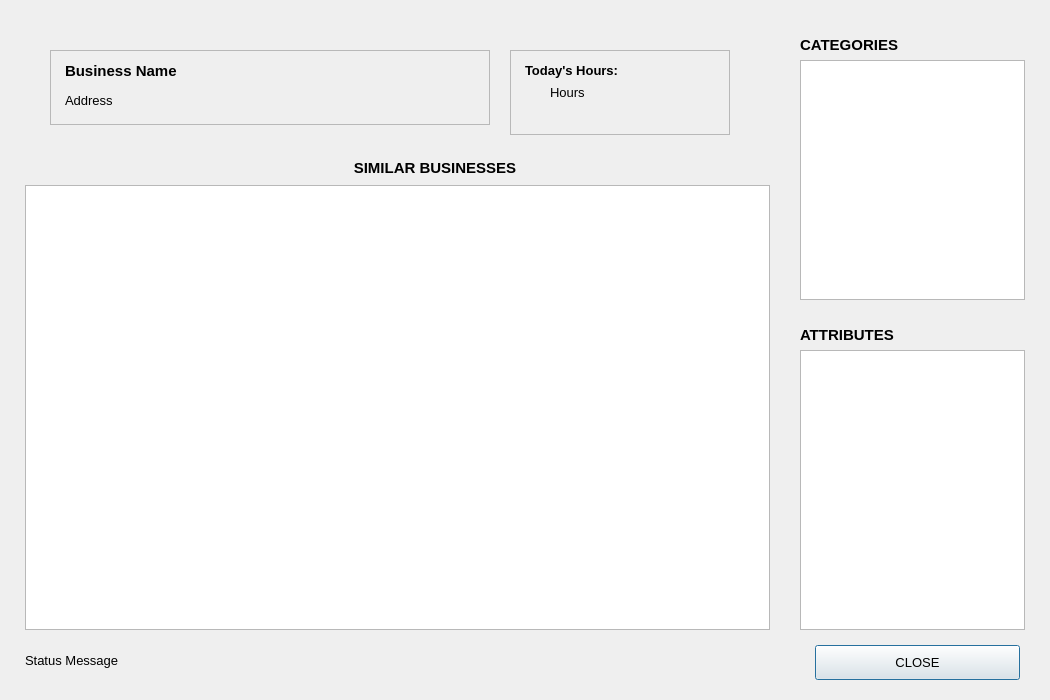
<?xml version="1.0" encoding="UTF-8"?>
<ui version="4.0">
 <class>BusinessDetails</class>
 <widget class="QDialog" name="BusinessDetails">
  <property name="geometry">
   <rect>
    <x>0</x>
    <y>0</y>
    <width>1050</width>
    <height>700</height>
   </rect>
  </property>
  <property name="windowTitle">
   <string>Business Details</string>
  </property>
  <widget class="QFrame" name="businessFrame">
   <property name="geometry">
    <rect>
     <x>50</x>
     <y>50</y>
     <width>440</width>
     <height>75</height>
    </rect>
   </property>
   <property name="frameShape">
    <enum>QFrame::Shape::StyledPanel</enum>
   </property>
   <property name="frameShadow">
    <enum>QFrame::Shadow::Raised</enum>
   </property>
   <widget class="QLabel" name="businessName">
    <property name="geometry">
     <rect>
      <x>15</x>
      <y>10</y>
      <width>400</width>
      <height>22</height>
     </rect>
    </property>
    <property name="font">
     <font>
      <pointsize>11</pointsize>
      <bold>true</bold>
     </font>
    </property>
    <property name="text">
     <string>Business Name</string>
    </property>
   </widget>
   <widget class="QLabel" name="addressLabel">
    <property name="geometry">
     <rect>
      <x>15</x>
      <y>35</y>
      <width>400</width>
      <height>30</height>
     </rect>
    </property>
    <property name="font">
     <font>
      <pointsize>10</pointsize>
     </font>
    </property>
    <property name="text">
     <string>Address</string>
    </property>
    <property name="wordWrap">
     <bool>true</bool>
    </property>
   </widget>
  </widget>
  <widget class="QFrame" name="hoursFrame">
   <property name="geometry">
    <rect>
     <x>510</x>
     <y>50</y>
     <width>220</width>
     <height>85</height>
    </rect>
   </property>
   <property name="frameShape">
    <enum>QFrame::Shape::StyledPanel</enum>
   </property>
   <property name="frameShadow">
    <enum>QFrame::Shadow::Raised</enum>
   </property>
   <widget class="QLabel" name="hoursTitle">
    <property name="geometry">
     <rect>
      <x>15</x>
      <y>10</y>
      <width>200</width>
      <height>20</height>
     </rect>
    </property>
    <property name="font">
     <font>
      <pointsize>10</pointsize>
      <bold>true</bold>
     </font>
    </property>
    <property name="text">
     <string>Today's Hours:</string>
    </property>
   </widget>
   <widget class="QLabel" name="hoursLabel">
    <property name="geometry">
     <rect>
      <x>40</x>
      <y>35</y>
      <width>160</width>
      <height>45</height>
     </rect>
    </property>
    <property name="font">
     <font>
      <pointsize>10</pointsize>
     </font>
    </property>
    <property name="text">
     <string>Hours</string>
    </property>
    <property name="alignment">
     <set>Qt::AlignmentFlag::AlignLeading|Qt::AlignmentFlag::AlignLeft|Qt::AlignmentFlag::AlignTop</set>
    </property>
   </widget>
  </widget>
  <widget class="QLabel" name="similarTitle">
   <property name="geometry">
    <rect>
     <x>335</x>
     <y>155</y>
     <width>200</width>
     <height>25</height>
    </rect>
   </property>
   <property name="font">
    <font>
     <pointsize>11</pointsize>
     <bold>true</bold>
    </font>
   </property>
   <property name="text">
    <string>SIMILAR BUSINESSES</string>
   </property>
   <property name="alignment">
    <set>Qt::AlignmentFlag::AlignCenter</set>
   </property>
  </widget>
  <widget class="QTableView" name="similarBusinessTable">
   <property name="geometry">
    <rect>
     <x>25</x>
     <y>185</y>
     <width>745</width>
     <height>445</height>
    </rect>
   </property>
   <property name="font">
    <font>
     <pointsize>9</pointsize>
    </font>
   </property>
  </widget>
  <widget class="QLabel" name="categoryTitle">
   <property name="geometry">
    <rect>
     <x>800</x>
     <y>35</y>
     <width>120</width>
     <height>20</height>
    </rect>
   </property>
   <property name="font">
    <font>
     <pointsize>11</pointsize>
     <bold>true</bold>
    </font>
   </property>
   <property name="text">
    <string>CATEGORIES</string>
   </property>
  </widget>
  <widget class="QListWidget" name="categoryList">
   <property name="geometry">
    <rect>
     <x>800</x>
     <y>60</y>
     <width>225</width>
     <height>240</height>
    </rect>
   </property>
   <property name="font">
    <font>
     <pointsize>10</pointsize>
    </font>
   </property>
  </widget>
  <widget class="QLabel" name="attributeTitle">
   <property name="geometry">
    <rect>
     <x>800</x>
     <y>325</y>
     <width>120</width>
     <height>20</height>
    </rect>
   </property>
   <property name="font">
    <font>
     <pointsize>11</pointsize>
     <bold>true</bold>
    </font>
   </property>
   <property name="text">
    <string>ATTRIBUTES</string>
   </property>
  </widget>
  <widget class="QListWidget" name="attributeList">
   <property name="geometry">
    <rect>
     <x>800</x>
     <y>350</y>
     <width>225</width>
     <height>280</height>
    </rect>
   </property>
   <property name="font">
    <font>
     <pointsize>10</pointsize>
    </font>
   </property>
  </widget>
  <widget class="QLabel" name="statusMsg">
   <property name="geometry">
    <rect>
     <x>25</x>
     <y>645</y>
     <width>735</width>
     <height>30</height>
    </rect>
   </property>
   <property name="font">
    <font>
     <pointsize>10</pointsize>
    </font>
   </property>
   <property name="text">
    <string>Status Message</string>
   </property>
  </widget>
  <widget class="QPushButton" name="closeButton">
   <property name="geometry">
    <rect>
     <x>815</x>
     <y>645</y>
     <width>205</width>
     <height>35</height>
    </rect>
   </property>
   <property name="font">
    <font>
     <pointsize>10</pointsize>
    </font>
   </property>
   <property name="text">
    <string>CLOSE</string>
   </property>
  </widget>
 </widget>
 <resources/>
 <connections/>
</ui>
